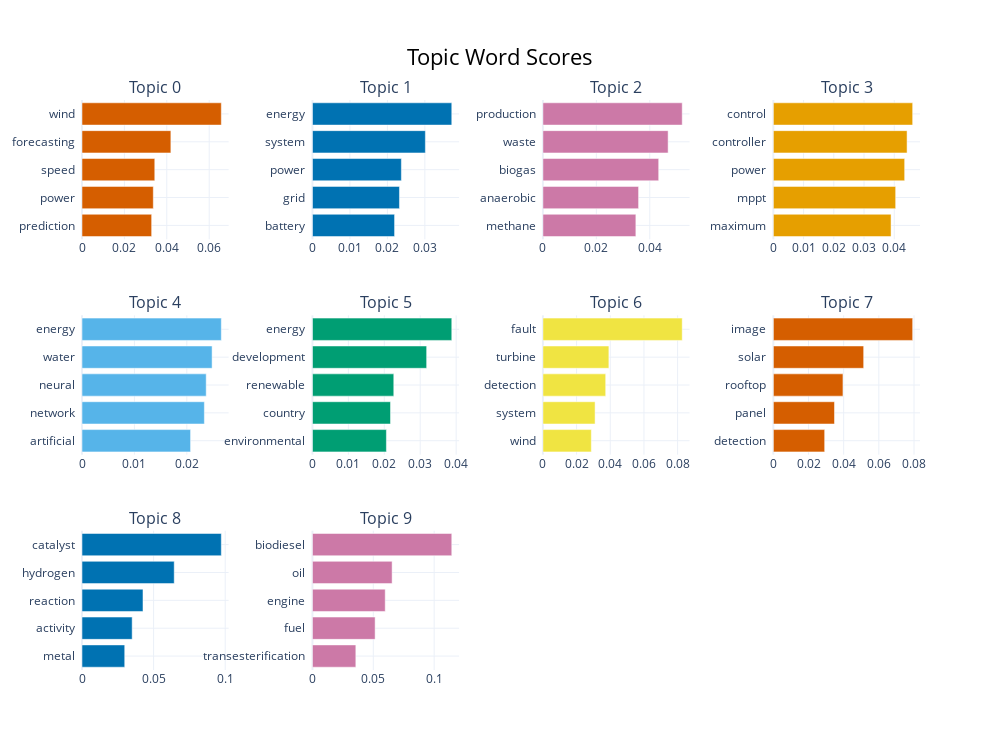

Notebook code for this chart:
### Code cell
# 2. Visualize topic frequency (Top N topics)
fig_barchart = topic_model.visualize_barchart(top_n_topics=10)
fig_barchart.show()
fig_barchart.write_html("topic_barchart.html")

### Figure 1 — Plotly figure (JSON) as saved in the notebook; plotly's stock layout.template omitted (floating-point values rounded to 4 significant figures)
{"data": [{"marker": {"color": "#D55E00"}, "orientation": "h", "type": "bar", "x": [0.03286, 0.03363, 0.03433, 0.04192, 0.06572], "xaxis": "x", "y": ["prediction  ", "power  ", "speed  ", "forecasting  ", "wind  "], "yaxis": "y"}, {"marker": {"color": "#0072B2"}, "orientation": "h", "type": "bar", "x": [0.02192, 0.02322, 0.02373, 0.03014, 0.03718], "xaxis": "x2", "y": ["battery  ", "grid  ", "power  ", "system  ", "energy  "], "yaxis": "y2"}, {"marker": {"color": "#CC79A7"}, "orientation": "h", "type": "bar", "x": [0.03479, 0.0358, 0.04333, 0.04686, 0.05214], "xaxis": "x3", "y": ["methane  ", "anaerobic  ", "biogas  ", "waste  ", "production  "], "yaxis": "y3"}, {"marker": {"color": "#E69F00"}, "orientation": "h", "type": "bar", "x": [0.03894, 0.04047, 0.04344, 0.04424, 0.04609], "xaxis": "x4", "y": ["maximum  ", "mppt  ", "power  ", "controller  ", "control  "], "yaxis": "y4"}, {"marker": {"color": "#56B4E9"}, "orientation": "h", "type": "bar", "x": [0.02072, 0.02335, 0.0237, 0.02483, 0.02658], "xaxis": "x5", "y": ["artificial  ", "network  ", "neural  ", "water  ", "energy  "], "yaxis": "y5"}, {"marker": {"color": "#009E73"}, "orientation": "h", "type": "bar", "x": [0.02059, 0.02173, 0.02264, 0.03179, 0.03879], "xaxis": "x6", "y": ["environmental  ", "country  ", "renewable  ", "development  ", "energy  "], "yaxis": "y6"}, {"marker": {"color": "#F0E442"}, "orientation": "h", "type": "bar", "x": [0.02875, 0.03099, 0.03729, 0.03918, 0.08273], "xaxis": "x7", "y": ["wind  ", "system  ", "detection  ", "turbine  ", "fault  "], "yaxis": "y7"}, {"marker": {"color": "#D55E00"}, "orientation": "h", "type": "bar", "x": [0.02919, 0.03477, 0.03959, 0.05137, 0.07924], "xaxis": "x8", "y": ["detection  ", "panel  ", "rooftop  ", "solar  ", "image  "], "yaxis": "y8"}, {"marker": {"color": "#0072B2"}, "orientation": "h", "type": "bar", "x": [0.02983, 0.03503, 0.04259, 0.06439, 0.09728], "xaxis": "x9", "y": ["metal  ", "activity  ", "reaction  ", "hydrogen  ", "catalyst  "], "yaxis": "y9"}, {"marker": {"color": "#CC79A7"}, "orientation": "h", "type": "bar", "x": [0.03564, 0.05148, 0.05979, 0.06545, 0.1145], "xaxis": "x10", "y": ["transesterification  ", "fuel  ", "engine  ", "oil  ", "biodiesel  "], "yaxis": "y10"}], "layout": {"annotations": [{"font": {"size": 16}, "showarrow": false, "text": "Topic 0", "x": 0.0875, "xanchor": "center", "xref": "paper", "y": 1, "yanchor": "bottom", "yref": "paper"}, {"font": {"size": 16}, "showarrow": false, "text": "Topic 1", "x": 0.3625, "xanchor": "center", "xref": "paper", "y": 1, "yanchor": "bottom", "yref": "paper"}, {"font": {"size": 16}, "showarrow": false, "text": "Topic 2", "x": 0.6375, "xanchor": "center", "xref": "paper", "y": 1, "yanchor": "bottom", "yref": "paper"}, {"font": {"size": 16}, "showarrow": false, "text": "Topic 3", "x": 0.9125, "xanchor": "center", "xref": "paper", "y": 1, "yanchor": "bottom", "yref": "paper"}, {"font": {"size": 16}, "showarrow": false, "text": "Topic 4", "x": 0.0875, "xanchor": "center", "xref": "paper", "y": 0.6222, "yanchor": "bottom", "yref": "paper"}, {"font": {"size": 16}, "showarrow": false, "text": "Topic 5", "x": 0.3625, "xanchor": "center", "xref": "paper", "y": 0.6222, "yanchor": "bottom", "yref": "paper"}, {"font": {"size": 16}, "showarrow": false, "text": "Topic 6", "x": 0.6375, "xanchor": "center", "xref": "paper", "y": 0.6222, "yanchor": "bottom", "yref": "paper"}, {"font": {"size": 16}, "showarrow": false, "text": "Topic 7", "x": 0.9125, "xanchor": "center", "xref": "paper", "y": 0.6222, "yanchor": "bottom", "yref": "paper"}, {"font": {"size": 16}, "showarrow": false, "text": "Topic 8", "x": 0.0875, "xanchor": "center", "xref": "paper", "y": 0.2444, "yanchor": "bottom", "yref": "paper"}, {"font": {"size": 16}, "showarrow": false, "text": "Topic 9", "x": 0.3625, "xanchor": "center", "xref": "paper", "y": 0.2444, "yanchor": "bottom", "yref": "paper"}], "height": 750, "hoverlabel": {"bgcolor": "white", "font": {"family": "Rockwell", "size": 16}}, "showlegend": false, "title": {"font": {"color": "Black", "size": 22}, "text": "Topic Word Scores", "x": 0.5, "xanchor": "center", "yanchor": "top"}, "width": 1000, "xaxis": {"anchor": "y", "domain": [0, 0.175], "showgrid": true}, "xaxis10": {"anchor": "y10", "domain": [0.275, 0.45], "showgrid": true}, "xaxis11": {"anchor": "y11", "domain": [0.55, 0.725], "showgrid": true}, "xaxis12": {"anchor": "y12", "domain": [0.825, 1], "showgrid": true}, "xaxis2": {"anchor": "y2", "domain": [0.275, 0.45], "showgrid": true}, "xaxis3": {"anchor": "y3", "domain": [0.55, 0.725], "showgrid": true}, "xaxis4": {"anchor": "y4", "domain": [0.825, 1], "showgrid": true}, "xaxis5": {"anchor": "y5", "domain": [0, 0.175], "showgrid": true}, "xaxis6": {"anchor": "y6", "domain": [0.275, 0.45], "showgrid": true}, "xaxis7": {"anchor": "y7", "domain": [0.55, 0.725], "showgrid": true}, "xaxis8": {"anchor": "y8", "domain": [0.825, 1], "showgrid": true}, "xaxis9": {"anchor": "y9", "domain": [0, 0.175], "showgrid": true}, "yaxis": {"anchor": "x", "domain": [0.7556, 1], "showgrid": true}, "yaxis10": {"anchor": "x10", "domain": [0, 0.2444], "showgrid": true}, "yaxis11": {"anchor": "x11", "domain": [0, 0.2444], "showgrid": true}, "yaxis12": {"anchor": "x12", "domain": [0, 0.2444], "showgrid": true}, "yaxis2": {"anchor": "x2", "domain": [0.7556, 1], "showgrid": true}, "yaxis3": {"anchor": "x3", "domain": [0.7556, 1], "showgrid": true}, "yaxis4": {"anchor": "x4", "domain": [0.7556, 1], "showgrid": true}, "yaxis5": {"anchor": "x5", "domain": [0.3778, 0.6222], "showgrid": true}, "yaxis6": {"anchor": "x6", "domain": [0.3778, 0.6222], "showgrid": true}, "yaxis7": {"anchor": "x7", "domain": [0.3778, 0.6222], "showgrid": true}, "yaxis8": {"anchor": "x8", "domain": [0.3778, 0.6222], "showgrid": true}, "yaxis9": {"anchor": "x9", "domain": [0, 0.2444], "showgrid": true}}}
